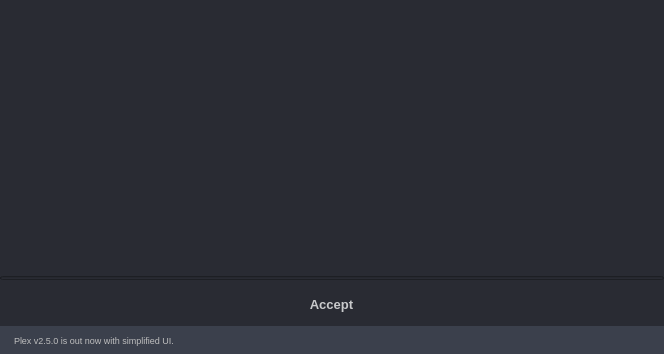
<?xml version="1.0" encoding="UTF-8"?>
<ui version="4.0">
 <class>wgResize</class>
 <widget class="QWidget" name="wgResize">
  <property name="geometry">
   <rect>
    <x>0</x>
    <y>0</y>
    <width>664</width>
    <height>354</height>
   </rect>
  </property>
  <property name="minimumSize">
   <size>
    <width>664</width>
    <height>56</height>
   </size>
  </property>
  <property name="maximumSize">
   <size>
    <width>16777215</width>
    <height>1632332</height>
   </size>
  </property>
  <property name="windowTitle">
   <string>arUtil</string>
  </property>
  <property name="windowIcon">
   <iconset>
    <normaloff>:/btn/btn/btn_write.png</normaloff>:/btn/btn/btn_write.png</iconset>
  </property>
  <layout class="QVBoxLayout" name="verticalLayout_5">
   <property name="spacing">
    <number>0</number>
   </property>
   <property name="leftMargin">
    <number>0</number>
   </property>
   <property name="topMargin">
    <number>0</number>
   </property>
   <property name="rightMargin">
    <number>0</number>
   </property>
   <property name="bottomMargin">
    <number>0</number>
   </property>
   <item>
    <widget class="QWidget" name="wg" native="true">
     <property name="styleSheet">
      <string notr="true">QWidget{
    color: rgb(201, 202, 204);
	background-color: rgb(41, 43, 51); 
	selection-background-color: rgb(1, 79, 131);
}

QListWidget::item:selected
{
   color: rgb(235, 235, 235);
   background-color: rgb(61, 120, 200);
}

QPushButton { 
	border: 0px;
}

QPushButton:hover {
	border-radius: 5px;
	background-color: rgb(56, 61, 69); 
}

QPushButton:pressed{ 
	 border: 0px solid green;
}

QToolTip { 
	border-radius: 5px;
	background-color: rgb(49, 52, 61);
	color: rgb(241, 241, 241);
	border: black solid 1px;
}</string>
     </property>
     <layout class="QVBoxLayout" name="verticalLayout_2">
      <property name="spacing">
       <number>0</number>
      </property>
      <property name="leftMargin">
       <number>0</number>
      </property>
      <property name="topMargin">
       <number>0</number>
      </property>
      <property name="rightMargin">
       <number>0</number>
      </property>
      <property name="bottomMargin">
       <number>0</number>
      </property>
      <item>
       <layout class="QVBoxLayout" name="verticalLayout" stretch="0">
        <property name="spacing">
         <number>2</number>
        </property>
        <property name="topMargin">
         <number>0</number>
        </property>
        <property name="rightMargin">
         <number>0</number>
        </property>
        <item>
         <widget class="QWidget" name="wgMain" native="true">
          <property name="styleSheet">
           <string notr="true">background-color: rgb(41, 43, 51); </string>
          </property>
          <layout class="QVBoxLayout" name="layMain">
           <property name="spacing">
            <number>0</number>
           </property>
           <property name="leftMargin">
            <number>0</number>
           </property>
           <property name="topMargin">
            <number>0</number>
           </property>
           <property name="rightMargin">
            <number>0</number>
           </property>
           <property name="bottomMargin">
            <number>0</number>
           </property>
          </layout>
         </widget>
        </item>
       </layout>
      </item>
      <item>
       <widget class="QWidget" name="wgFooter" native="true">
        <property name="maximumSize">
         <size>
          <width>16777215</width>
          <height>50</height>
         </size>
        </property>
        <layout class="QVBoxLayout" name="verticalLayout_7">
         <property name="spacing">
          <number>0</number>
         </property>
         <property name="leftMargin">
          <number>0</number>
         </property>
         <property name="topMargin">
          <number>0</number>
         </property>
         <property name="rightMargin">
          <number>0</number>
         </property>
         <property name="bottomMargin">
          <number>0</number>
         </property>
         <item>
          <widget class="QProgressBar" name="prbStatus">
           <property name="maximumSize">
            <size>
             <width>16777215</width>
             <height>4</height>
            </size>
           </property>
           <property name="value">
            <number>0</number>
           </property>
           <property name="textVisible">
            <bool>false</bool>
           </property>
           <property name="invertedAppearance">
            <bool>false</bool>
           </property>
          </widget>
         </item>
         <item>
          <widget class="QWidget" name="wgFooter_2" native="true">
           <property name="minimumSize">
            <size>
             <width>0</width>
             <height>40</height>
            </size>
           </property>
           <property name="maximumSize">
            <size>
             <width>16777215</width>
             <height>16777215</height>
            </size>
           </property>
           <property name="styleSheet">
            <string notr="true">
QWidget{
background-color: rgb(41, 43, 51); 
}

QPushButton { 
	border:0px;
}

QPushButton:hover {
	background-color: rgb(80, 80, 80); 
}

QPushButton:pressed{ 
	 border: 0px solid green;
}
</string>
           </property>
           <layout class="QHBoxLayout" name="horizontalLayout_2">
            <property name="spacing">
             <number>10</number>
            </property>
            <property name="leftMargin">
             <number>15</number>
            </property>
            <property name="topMargin">
             <number>6</number>
            </property>
            <property name="rightMargin">
             <number>16</number>
            </property>
            <property name="bottomMargin">
             <number>4</number>
            </property>
            <item>
             <widget class="QPushButton" name="btnAccept">
              <property name="enabled">
               <bool>true</bool>
              </property>
              <property name="minimumSize">
               <size>
                <width>100</width>
                <height>0</height>
               </size>
              </property>
              <property name="maximumSize">
               <size>
                <width>10000</width>
                <height>10000</height>
               </size>
              </property>
              <property name="font">
               <font>
                <family>MS Shell Dlg 2</family>
                <pointsize>10</pointsize>
                <weight>75</weight>
                <bold>true</bold>
                <underline>false</underline>
                <strikeout>false</strikeout>
               </font>
              </property>
              <property name="toolTip">
               <string>Accept</string>
              </property>
              <property name="text">
               <string>Accept</string>
              </property>
              <property name="iconSize">
               <size>
                <width>35</width>
                <height>35</height>
               </size>
              </property>
              <property name="shortcut">
               <string>Return</string>
              </property>
              <property name="checkable">
               <bool>false</bool>
              </property>
              <property name="checked">
               <bool>false</bool>
              </property>
              <property name="autoDefault">
               <bool>false</bool>
              </property>
              <property name="default">
               <bool>false</bool>
              </property>
              <property name="flat">
               <bool>false</bool>
              </property>
             </widget>
            </item>
           </layout>
          </widget>
         </item>
        </layout>
       </widget>
      </item>
      <item>
       <widget class="QWidget" name="wgHelp" native="true">
        <property name="minimumSize">
         <size>
          <width>0</width>
          <height>28</height>
         </size>
        </property>
        <property name="maximumSize">
         <size>
          <width>16777215</width>
          <height>28</height>
         </size>
        </property>
        <property name="styleSheet">
         <string notr="true">
QWidget{
    background-color: rgb(59, 64, 76); 
}
QPushButton { 
	border:0px;
}

QPushButton:hover {background-color: rgb(80, 80, 80); }

QPushButton:pressed{ 
	 border: 0px solid green;
}
</string>
        </property>
        <layout class="QHBoxLayout" name="horizontalLayout_5">
         <property name="spacing">
          <number>16</number>
         </property>
         <property name="leftMargin">
          <number>14</number>
         </property>
         <property name="topMargin">
          <number>0</number>
         </property>
         <property name="rightMargin">
          <number>14</number>
         </property>
         <property name="bottomMargin">
          <number>0</number>
         </property>
         <item>
          <widget class="QLabel" name="lblAnnouncement">
           <property name="font">
            <font>
             <pointsize>7</pointsize>
            </font>
           </property>
           <property name="styleSheet">
            <string notr="true">color: rgb(190, 190, 190);</string>
           </property>
           <property name="text">
            <string>Plex v2.5.0 is out now with simplified UI.</string>
           </property>
          </widget>
         </item>
         <item>
          <widget class="QPushButton" name="btnOpenFolder">
           <property name="enabled">
            <bool>true</bool>
           </property>
           <property name="minimumSize">
            <size>
             <width>0</width>
             <height>0</height>
            </size>
           </property>
           <property name="maximumSize">
            <size>
             <width>16</width>
             <height>16</height>
            </size>
           </property>
           <property name="toolTip">
            <string>Open Context Folder</string>
           </property>
           <property name="text">
            <string/>
           </property>
           <property name="icon">
            <iconset resource="../../../img/img.qrc">
             <normaloff>:/icons/icons/folder_open.png</normaloff>:/icons/icons/folder_open.png</iconset>
           </property>
           <property name="iconSize">
            <size>
             <width>14</width>
             <height>14</height>
            </size>
           </property>
          </widget>
         </item>
         <item>
          <widget class="QPushButton" name="btnProject">
           <property name="maximumSize">
            <size>
             <width>16</width>
             <height>16</height>
            </size>
           </property>
           <property name="toolTip">
            <string>Project</string>
           </property>
           <property name="layoutDirection">
            <enum>Qt::LeftToRight</enum>
           </property>
           <property name="text">
            <string/>
           </property>
           <property name="icon">
            <iconset resource="../../../img/img.qrc">
             <normaloff>:/icons/icons/project2.png</normaloff>:/icons/icons/project2.png</iconset>
           </property>
           <property name="iconSize">
            <size>
             <width>14</width>
             <height>14</height>
            </size>
           </property>
          </widget>
         </item>
         <item>
          <widget class="QPushButton" name="btnUser">
           <property name="maximumSize">
            <size>
             <width>16</width>
             <height>16</height>
            </size>
           </property>
           <property name="toolTip">
            <string/>
           </property>
           <property name="text">
            <string/>
           </property>
           <property name="icon">
            <iconset resource="../../../img/img.qrc">
             <normaloff>:/user/user/default.png</normaloff>:/user/user/default.png</iconset>
           </property>
           <property name="iconSize">
            <size>
             <width>14</width>
             <height>14</height>
            </size>
           </property>
          </widget>
         </item>
         <item>
          <widget class="QPushButton" name="btnReport">
           <property name="maximumSize">
            <size>
             <width>16</width>
             <height>16</height>
            </size>
           </property>
           <property name="toolTip">
            <string>&lt;html&gt;&lt;head/&gt;&lt;body&gt;&lt;p&gt;&lt;span style=&quot; font-weight:600;&quot;&gt;Report&lt;/span&gt;&lt;/p&gt;&lt;p&gt;Report a bug, suggest a feature and get support.&lt;/p&gt;&lt;/body&gt;&lt;/html&gt;</string>
           </property>
           <property name="text">
            <string/>
           </property>
           <property name="icon">
            <iconset resource="../../../img/img.qrc">
             <normaloff>:/icons/icons/email.png</normaloff>:/icons/icons/email.png</iconset>
           </property>
           <property name="iconSize">
            <size>
             <width>14</width>
             <height>14</height>
            </size>
           </property>
           <property name="flat">
            <bool>true</bool>
           </property>
          </widget>
         </item>
         <item>
          <widget class="QPushButton" name="btnHelp">
           <property name="maximumSize">
            <size>
             <width>16</width>
             <height>16</height>
            </size>
           </property>
           <property name="toolTip">
            <string>&lt;html&gt;&lt;head/&gt;&lt;body&gt;&lt;p&gt;&lt;span style=&quot; font-weight:600;&quot;&gt;Help&lt;/span&gt;&lt;/p&gt;&lt;p&gt;Open app website.&lt;/p&gt;&lt;/body&gt;&lt;/html&gt;</string>
           </property>
           <property name="text">
            <string/>
           </property>
           <property name="icon">
            <iconset resource="../../../img/img.qrc">
             <normaloff>:/icons/icons/help.png</normaloff>:/icons/icons/help.png</iconset>
           </property>
           <property name="iconSize">
            <size>
             <width>14</width>
             <height>14</height>
            </size>
           </property>
           <property name="flat">
            <bool>true</bool>
           </property>
          </widget>
         </item>
        </layout>
       </widget>
      </item>
     </layout>
    </widget>
   </item>
  </layout>
 </widget>
 <resources>
  <include location="../../../img/img.qrc"/>
 </resources>
 <connections/>
</ui>
